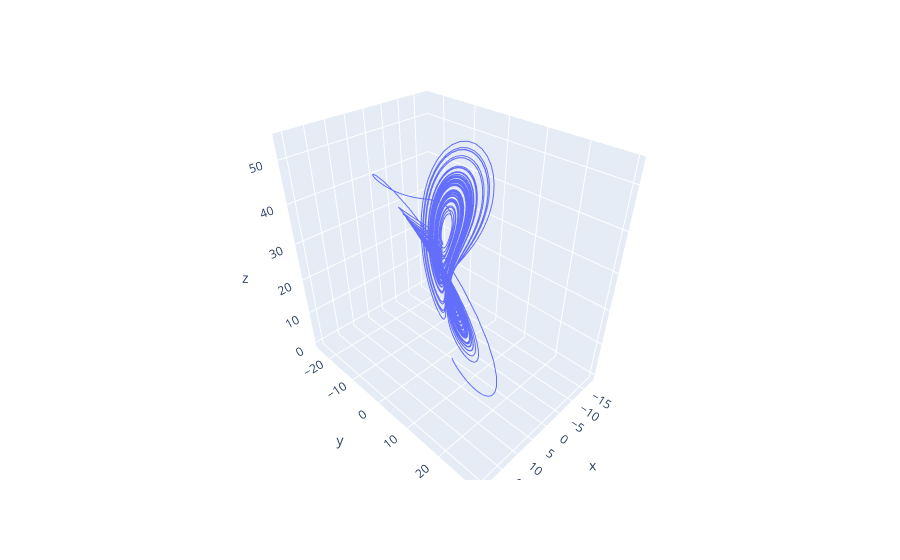

Notebook code cell kept with this figure:
### Markdown cell above
You are now given a dataset, containing a three dimensional time series. The coordinates are given as `x`,`y` and `z`. The series has `10000` time steps.

### Code cell
import pandas as pd
import plotly.express as px
import numpy as np
df=pd.read_csv('Q1.csv')
data=np.array(df.iloc[0:100000:10,1:]).T  
# 10000 time steps. We try to make use of the whole data set so we set the step to be 10.
# actually transpose is not necessary because putting it back to x_train, ... will transpose again. 

# plot: 
fig=px.line_3d(x=data[0],y=data[1],z=data[2])
fig.show()

### Figure 1 — Plotly figure (JSON) as saved in the notebook; plotly's stock layout.template omitted (floating-point values rounded to 4 significant figures; data arrays with more than 128 entries replaced by an {"elided": "..."} marker saying what was removed)
{"data": [{"hovertemplate": "x=%{x}<br>y=%{y}<br>z=%{z}<extra></extra>", "legendgroup": "", "line": {"color": "#636efa", "dash": "solid"}, "marker": {"symbol": "circle"}, "mode": "lines", "name": "", "scene": "scene", "showlegend": false, "type": "scatter3d", "x": {"elided": "10000 float values"}, "y": {"elided": "10000 float values"}, "z": {"elided": "10000 float values"}}], "layout": {"legend": {"tracegroupgap": 0}, "margin": {"t": 60}, "scene": {"domain": {"x": [0, 1], "y": [0, 1]}, "xaxis": {"title": {"text": "x"}}, "yaxis": {"title": {"text": "y"}}, "zaxis": {"title": {"text": "z"}}}}}
